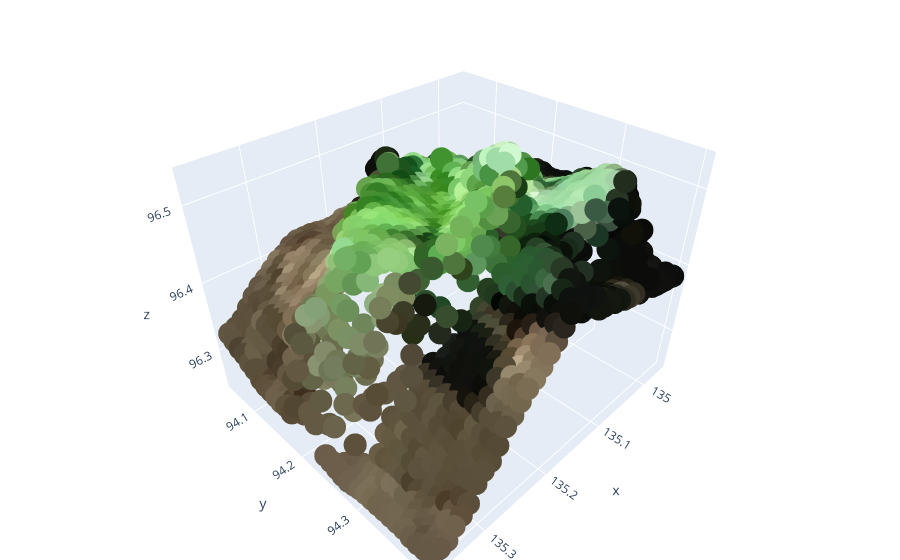

Notebook code cell kept with this figure:
### Code cell
from drone_data.utils.plt_functions import plot_3d_cloudpoints

plot_3d_cloudpoints(uavdata.uav_sources['pointcloud'].twod_image)

### Figure 1 — Plotly figure (JSON) as saved in the notebook; plotly's stock layout.template omitted (floating-point values rounded to 4 significant figures; data arrays with more than 128 entries replaced by an {"elided": "..."} marker saying what was removed)
{"data": [{"marker": {"color": {"elided": "1476 str values"}}, "mode": "markers", "type": "scatter3d", "x": {"elided": "1476 float values"}, "y": {"elided": "1476 float values"}, "z": {"elided": "1476 float values"}}], "layout": {"margin": {"b": 0, "l": 0, "r": 0, "t": 0}, "scene": {"aspectmode": "data"}}}
